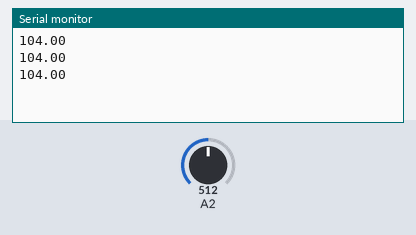
Bench run of a sketch on a simulated Arduino Uno, built with avr-gcc and run on an emulated ATmega328P. Parts: the last lines printed to the serial monitor. Inputs (shaded band) come from the test bench; at power-on: A2 = 512.

Above: at 1.3 s.
1.4 s: A2 set to 716
At 1.9 s:
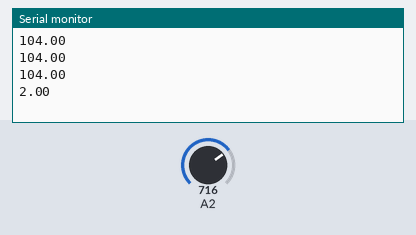
2.9 s: A2 set to 900
At 3.4 s:
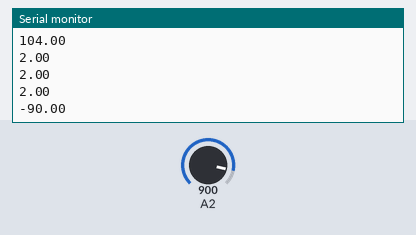
Timing chart, 0 to 5.9 s (numbered marks = the images above; inputs shaded):
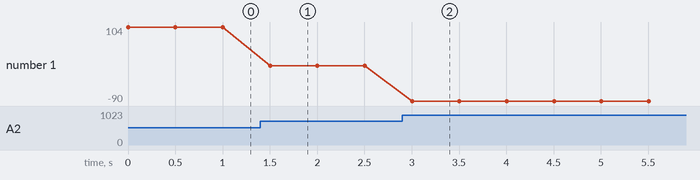

The sketch:

MoistureSensor.ino
```cpp
void setup() {
  Serial.begin(9600);
}
void loop() {
  float sensorValue = analogRead(A2);
  float voltage = -(((sensorValue - 520) / 2)-100);
  Serial.println(voltage);
  delay(500);
}
```

Measured:
- after the input at 1.4 s, the serial monitor: prints a new line after 0.10 s (image 1)
- after the input at 2.9 s, the serial monitor: prints a new line after 0.10 s (image 2)
- plotted number 1: 104 → 2 after the input at 1.4 s, 2 → -90 after the input at 2.9 s
